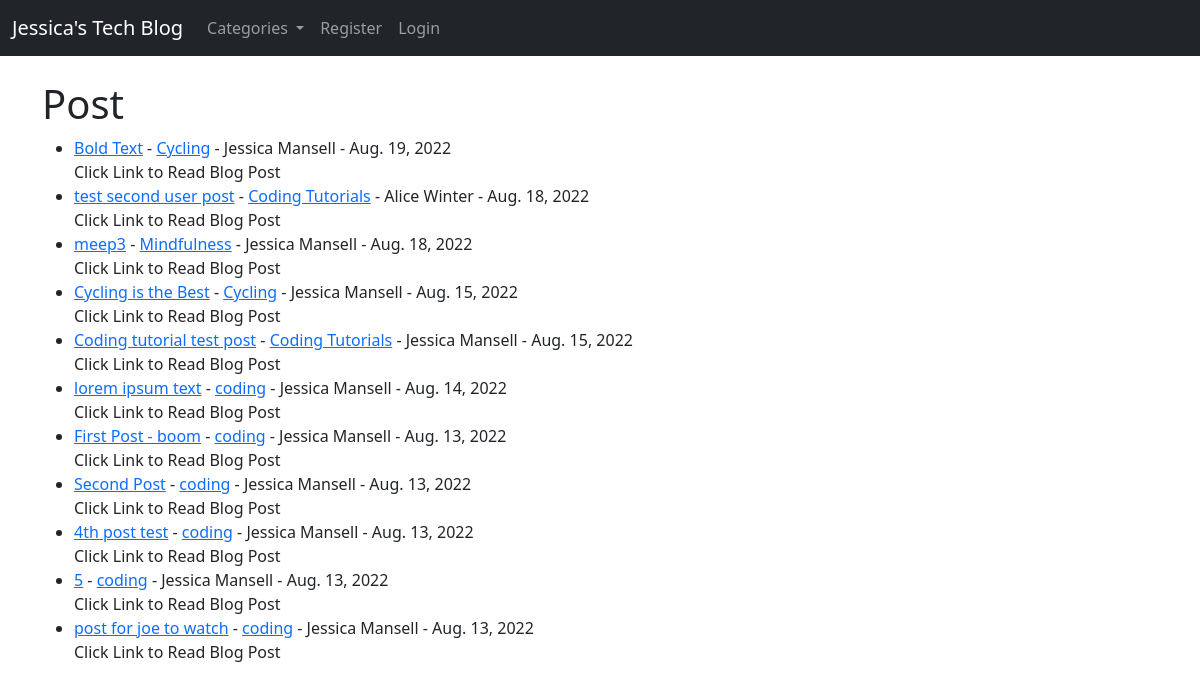
The app's page /, older data.
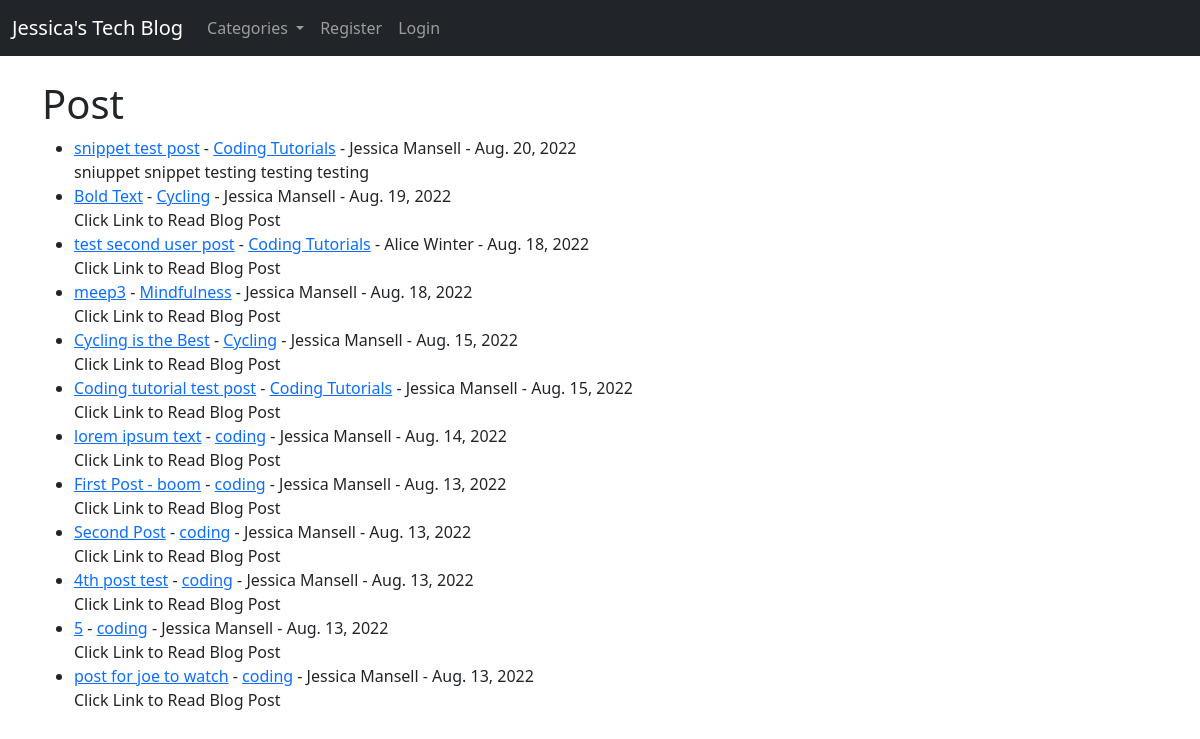
The same page, newer data.
### blogsite/models.py (models this page shows, shortened)
class Post(models.Model):
    title = models.CharField(max_length=255)
    header_image = models.ImageField(null=True, blank=True, upload_to="images/")
    title_tag = models.CharField(max_length=255)
    author = models.ForeignKey(User, on_delete=models.CASCADE)
    body = RichTextField(blank=True, null=True)
    post_date = models.DateField(auto_now_add=True)
    category = models.CharField(max_length=255, default='Coding')
    snippet = models.CharField(max_length=255)
    likes = models.ManyToManyField(User, related_name='blog_posts')

### blogsite/views.py (the view)
# urls.py: path('', HomeView.as_view(), name="home"),
class HomeView(ListView):
    model = Post
    template_name = 'index.html'
    ordering = ['-post_date']
    def get_context_data(self, *args, **kwargs):
        cat_menu = Category.objects.all()
        context = super(HomeView, self).get_context_data(*args, **kwargs)
        context["cat_menu"] = cat_menu
        return context

### blogsite/models.py (called while the page is built)
    def __str__(self):
        return self.name

### blogsite/templates/index.html (shortened to what this page needs)
    {% extends 'base.html' %}
    {% block content %}
    <h1>Post</h1>
    <ul>
    {% for post in object_list %}
        <li><a href="{% url 'article-detail' post.pk %}">{{ post.title }}</a>
            - <a href="{% url 'category' post.category|slugify %}">{{ post.category }}</a>
            - {{ post.author.first_name }}
        {{ post.author.last_name }} -
        {{ post.post_date }} <br/>
            {{ post.snippet }}</li>
    {% endfor %}
    </ul>
    {% endblock %}

### blogsite/templates/base.html (shortened to what this page needs)
<!doctype html>
<html lang="en">
  <head>
    <link href="https://cdn.jsdelivr.net/npm/bootstrap@5.0.2/dist/css/bootstrap.min.css" rel="stylesheet">
  </head>
  <body>
    <nav class="navbar navbar-expand-lg navbar-dark bg-dark">
        <div class="container-fluid">
          <a class="navbar-brand" href="{% url 'home' %}">Jessica's Tech Blog</a>
          <div class="collapse navbar-collapse" id="navbarSupportedContent">
            <ul class="navbar-nav me-auto mb-2 mb-lg-0">
              {% if cat_menu %}
              <li class="nav-item dropdown">
                <a class="nav-link dropdown-toggle" href="#" role="button" data-bs-toggle="dropdown" aria-expanded="false">
                  Categories
                </a>
              </li>
              {% else %}
              <li class="nav-item">
                <a class="nav-link" href="{% url 'category-list' %}">Categories</a>
              </li>
              {% endif %}
              {% if user.is_authenticated %}
                <li class="nav-item">
                  <a class="nav-link" href="{% url 'add_post' %}">Add Post</a>
                </li>
                <li class="nav-item">
                  <a class="nav-link" href="{% url 'add_category' %}">Add Category</a>
                </li>
                <li class="nav-item">
                  <a class="nav-link" href="{% url 'edit_profile' %}">Edit Profile</a>
                </li>
                <li class="nav-item">
                  <a class="nav-link" href="{% url 'logout' %}">Logout</a>
                </li>
              {% else %}
                <li class="nav-item">
                  <a class="nav-link" href="{% url 'register' %}">Register</a>
                </li>
                <li class="nav-item">
                  <a class="nav-link" href="{% url 'login' %}">Login</a>
                </li>
              {% endif %}
            </ul>
          </div>
        </div>
      </nav>
    <br/>
    <div class="container">
        {% block content %}
        {% endblock %}
    </div>
  </body>
</html>

Row changes from the older to the newer data that the page shows:
added Post: title "snippet test post", category "Coding Tutorials", author.first_name "Jessica", author.last_name "Mansell", post_date "Aug. 20, 2022", snippet "sniuppet snippet testing testing testing"
